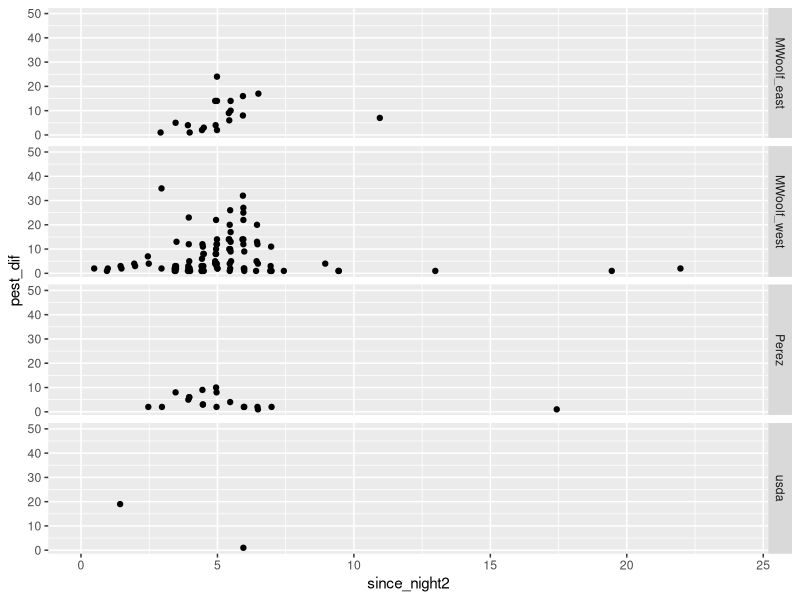
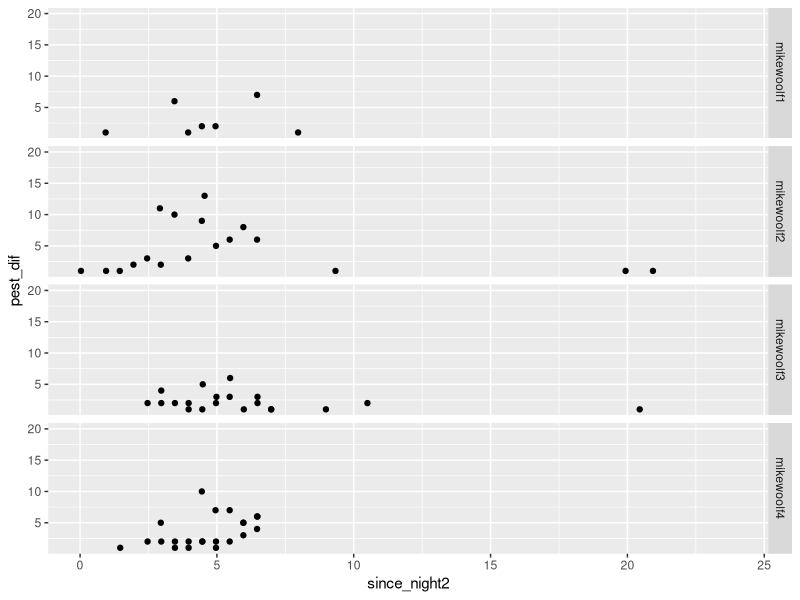

Source code (R) for these figures, in order:
#===========================================================================#
# script3_time_and_temperature_high_moth_captures.R
# 
# Examine temperatures and times of capture fore sites and nights with high
# moth capture. Note that the gt20 files are are from the "scrubbed data"
#
#===========================================================================#

library(tidyverse)
library(lubridate)
library(timechange)

# Load previous "gt20" files into memory
gt20_y19 <- readr::read_csv("./data/nights_w_counts_gt20_y19.csv")
gt20_y19
# A tibble: 34 x 5
#   site         Year Julian  nObs NowPrDay
#   <chr>       <dbl>  <dbl> <dbl>    <dbl>
# 1 MWoolf_east  2019    187    48       28
# 2 MWoolf_east  2019    189    48       39

gt20_y20 <- readr::read_csv("./data/nights_w_counts_gt20_y20.csv")
  # Created in script 2

### This file identifies instances of high capture by site and night
### using year and julian day. In order to merge with and filter other files, 
### it is necessary to have Julian day in the files to be merged

head(gt20_y19)
head(gt20_y20)

# Load original data files into memory
allsites19 <- read.csv("./allsites_y19_scrubbed.csv") 
allsites20 <- read.csv("./allsites_y20_scrubbed.csv")
alltemps19 <- readr::read_csv("./trapview_temps_degf_y19.csv")
alltemps20 <- readr::read_csv("./trapview_temps_degf_y20.csv")

# Examine and fix discrepancy in site names in 2020 capture and temperature data
unique(allsites20$site)
# [1] "mikewoolf1" "mikewoolf2" "mikewoolf3" "mikewoolf4" "mikewoolf5"
unique(alltemps20$site)
# [1] "MWT1" "MWT2" "MWT3" "MWT4" "MWT5"

alltemps20$site[alltemps20$site == "MWT1"] <- "mikewoolf1"
alltemps20$site[alltemps20$site == "MWT2"] <- "mikewoolf2"
alltemps20$site[alltemps20$site == "MWT3"] <- "mikewoolf3"
alltemps20$site[alltemps20$site == "MWT4"] <- "mikewoolf4"
alltemps20$site[alltemps20$site == "MWT5"] <- "mikewoolf5"

alltemps19 <- alltemps19 %>% 
  dplyr::rename(datetime = Date_time)
alltemps20 <- alltemps20 %>% 
  dplyr::rename(datetime = Date_time)

# Introduce Julian date into original files in order to merge to gt20 subset
allsites19$Julian <- lubridate::yday(allsites19$datetime)
allsites20$Julian <- lubridate::yday(allsites20$datetime)
alltemps19$Julian <- lubridate::yday(alltemps19$datetime)
alltemps20$Julian <- lubridate::yday(alltemps20$datetime)

# Use the gt20 files to narrow records in allsites and alltemps
counts19 <- dplyr::left_join(gt20_y19,allsites19)
  # by = c("site","Julian"), reduces from 38202 to 1534 obs
temps19 <- dplyr::left_join(gt20_y19,alltemps19)
  # by = c("site","Julian"), reduces from 18969 to 816 obs
counts20 <- dplyr::left_join(gt20_y20,allsites20)
  # by = c("site","Julian"), reduces from 31723 to 407 obs
temps20 <- dplyr::left_join(gt20_y20,alltemps20)
  # by = c("site","Julian"), reduces from 1750 to 218 obs

# Determine how to combine data sets in tidy format for ggplot
head(counts19,2) # 1534 obs
# A tibble: 2 x 10
#   site         Year Julian  nObs NowPrDay datetime            pest_nmbr pest_dif reviewed event
#   <chr>       <dbl>  <dbl> <dbl>    <dbl> <chr>                   <int>    <int> <chr>    <chr>
# 1 MWoolf_east  2019    187    48       28 2019-07-06 00:28:00        20        0 Yes      NA   
# 2 MWoolf_east  2019    187    48       28 2019-07-06 00:58:00        20        0 Yes      NA   

# datetime is char, needs to be dttm
counts19$datetime <- as.POSIXct(counts19$datetime)
counts19

head(temps19,2) #407 obs
# A tibble: 2 x 10
#   site         Year Julian  nObs NowPrDay datetime            degf_avg degf_lo degf_hi rh_avg
#   <chr>       <dbl>  <dbl> <dbl>    <dbl> <dttm>                 <dbl>   <dbl>   <dbl>  <dbl>
# 1 MWoolf_east  2019    187    48       28 2019-07-06 00:00:00     70.6    68.9    72.3   53.4
# 2 MWoolf_east  2019    187    48       28 2019-07-06 01:00:00     70.1    68.7    71.4   51.9


realtz  <- "America/Los_Angeles"

### Get time from midnight as a numeric variable 
    # Not doing this because prelminary says it is not worth it

# Set timezone as recorded (R defaults to UTC, but was PDT)
counts19$datetime <- timechange::time_force_tz(counts19$datetime, tz = realtz)
attr(counts19$datetime, "tzone")
# [1] "America/Los_Angeles"

# Get time since zero hour
counts19$mnight <- lubridate::make_datetime(year(counts19$datetime),
                                                       month(counts19$datetime),
                                                       day(counts19$datetime),
                                                       0,0,0,realtz)

counts19$since_night <- difftime(counts19$datetime,counts19$mnight, units = "hours")
# finds time since midnight
counts19$since_night2 <- as.numeric(counts19$since_night)
# makes the time unit numeric

# Examine output data
glimpse(counts19)
select(counts19, c(site,Julian,pest_dif,datetime,since_night2))

# graph data
ggplot(counts19, aes(x = since_night2, y = pest_dif)) +
  geom_point() +
  ylim(1,50) +
  facet_grid(site ~ .)
######
# Results
# - Most obs between 3 and 6:30 (drill in to confirm)
# - Can examine individual obs outside this time
# 

# Filter for flyers at unusual hours
x <- counts19 %>% 
  filter(pest_dif > 0) %>% 
  filter(since_night2 < 2.5 | since_night2 > 6.5)

### 26 observations. The most "unusual is 7 moths at 11AM 2019-08-16, MWoolf-east

# Attempt to duplicate with the 2020 data sets 



# Determine how to combine data sets in tidy format for ggplot
head(counts20,2) 
# A tibble: 2 x 10
#site   Year Julian  nObs NowPrDay datetime           
#<chr> <dbl>  <dbl> <dbl>    <dbl> <dttm>             
#1 mike…  2020    170    49       20 2020-06-18 00:27:00
#2 mike…  2020    170    49       20 2020-06-18 00:57:00
# … with 4 more variables: pest_nmbr <dbl>, pest_dif <dbl>,
#   reviewed <chr>, event <chr>

head(temps20,2) 
# A tibble: 2 x 10
#site   Year Julian  nObs NowPrDay datetime            degf_avg
#<chr> <dbl>  <dbl> <dbl>    <dbl> <dttm>                 <dbl>
#1 mike…  2020    170    49       20 2020-06-18 00:00:00     60.4
#2 mike…  2020    170    49       20 2020-06-18 01:00:00     60.9
# … with 3 more variables: degf_lo <dbl>, degf_hi <dbl>,
#   rh_avg <dbl>

### Get Date and Minutes from sunset


counts20
# datetime is char, needs to be dttm
counts20$datetime <- as.POSIXct(counts20$datetime)
counts20

# Set timezone as recorded (R defaults to UTC, but was PDT)
counts20$datetime <- timechange::time_force_tz(counts20$datetime, tz = realtz)
attr(counts20$datetime, "tzone")
# [1] "America/Los_Angeles"

# Get time since zero hour
counts20$mnight <- lubridate::make_datetime(year(counts20$datetime),
                                                 month(counts20$datetime),
                                                 day(counts20$datetime),
                                                 0,0,0,realtz)

counts20$since_night <- difftime(counts20$datetime,counts20$mnight, units = "hours")
# finds time since midnight
counts20$since_night2 <- as.numeric(counts20$since_night)
# makes the time unit numeric

# Examine output data
glimpse(counts20)
select(counts20, c(site,Julian,pest_dif,datetime,since_night2))

# graph data
ggplot(counts20, aes(x = since_night2, y = pest_dif)) +
  geom_point() +
  ylim(1,20) +
  facet_grid(site ~ .)

### Overall patterns similar to 2019